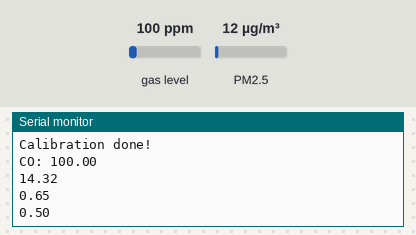
Simulated run of this sketch. Board: ESP32. Shown: the last lines printed to the serial monitor. The test bench sets the inputs (shaded band); at power-on: gas level 100 ppm, PM2.5 12 µg/m³. WiFi joins after 1.5 s; servers stay silent unless stated; random numbers use the default seed unless the sketch sets one.

Above: at 2.8 s.
2.9 s: gas level set to 20 ppm
4.4 s: PM2.5 set to 6 µg/m³
At 5.8 s:
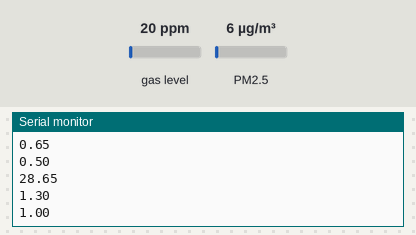
5.9 s: gas level set to 250 ppm
7.4 s: PM2.5 set to 75 µg/m³
At 9.6 s:
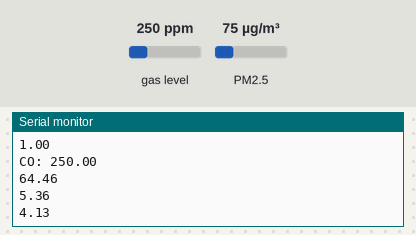
Timing chart, 0 to 9.9 s (numbered marks = the images above; inputs shaded):
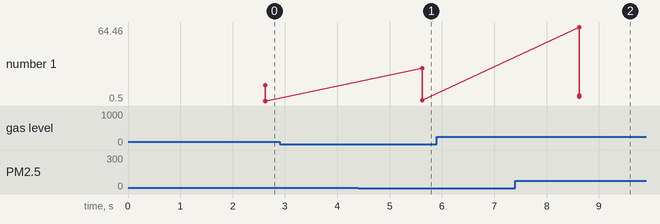

Measured:
- after the input at 7.4 s, the serial monitor: prints a new line after 1.2 s (image 2)
- plotted number 1: 1 → 4.13 after the input at 7.4 s

The sketch:

code.ino
```cpp
#include "MQ7.h"
#include <SPI.h>
#include <WiFi.h>
#include "esp32-hal-adc.h"  // needed for adc pin reset
#include "soc/sens_reg.h"   // needed for adc pin reset
#include <WiFi.h>
#include <WebServer.h>
#include <ArduinoJson.h>
#include <ESPmDNS.h>
#define ESP32

#include "SDS011.h"

#define max(a, b) (a) > (b) ? (a) : (b)
#define rxPin 16
#define txPin 17
SDS011 nova_sds;

uint64_t reg_b;
#define CO_PIN 35
#define VOLTAGE 5

String ssid = "realme C35";
String password = "Ram@3213";

#define numReadingsPM10 24
#define numReadingsPM25 24
#define numReadingsCO 8

// init MQ7 device
MQ7 mq7(CO_PIN, VOLTAGE);

WebServer server(80);

float ConcentrationINmgm3;
float readingsPM10[numReadingsPM10];  // the readings from the analog input
int readIndexPM10 = 0;                // the index of the current reading
float totalPM10 = 0;                  // the running total
float averagePM10 = 0;                // the average
float readingsPM25[numReadingsPM25];  // the readings from the analog input
int readIndexPM25 = 0;                // the index of the current reading
float totalPM25 = 0;                  // the running total
float averagePM25 = 0;                // the average
float readingsCO[numReadingsCO];      // the readings from the analog input
int readIndexCO = 0;                  // the index of the current reading
float totalCO = 0;                    // the running total
float averageCO = 0;                  // the average

extern const String html;
extern const String change_mode_html;

unsigned long previousMillis = 0;
unsigned int get_read = 1;
unsigned long avg_interval = 2500;  // get average every 5 seconds

IPAddress serverIP;  // to store the Ip address
IPAddress station_serverIP;  // to store the Ip address
static bool isStationMode = false;
const String correctPassword = "YDuthi'25";

const char *Station_SSID = "yourAP";
const char *station_password = "yourPassword";

int error, AQI;
float p10, p25, MQ7ppm;  // to temporarily store values from sds

void handleNotFound() {
  String message = "File Not Found\n\n";
  message += "URI: ";
  message += server.uri();
  message += "\nMethod: ";
  message += (server.method() == HTTP_GET) ? "GET" : "POST";
  message += "\nArguments: ";
  message += server.args();
  message += "\n";
  for (uint8_t i = 0; i < server.args(); i++) {
    message += " " + server.argName(i) + ": " + server.arg(i) + "\n";
  }
  server.send(404, "text/plain", message);
}

bool setUpWifiAccessPointMode() {
  // starting wifi
  WiFi.disconnect(true);
  WiFi.mode(WIFI_AP_STA);

  WiFi.begin(ssid, password);
  Serial.println("\nConnecting to WiFi Network ..");
  Serial.println(ssid);
  Serial.println(password);

  unsigned long lpreviousMillis = millis();
  unsigned long lcurrentMillis;
  while (WiFi.status() != WL_CONNECTED) {
    Serial.print(".");
    lcurrentMillis = millis();
    if (lcurrentMillis - lpreviousMillis >= 10000) {
      return false;
    }
    delay(100);
  }

  Serial.println("\nConnected to the WiFi network");
  Serial.print("Local ESP32 IP: ");

  serverIP = WiFi.localIP();
  Serial.println(serverIP);

  startServer();
  return true;
  // if (MDNS.begin("esp32")) {
  //   Serial.println("MDNS responder started");
  // }
}

bool setUpWifiStationMode() {
  Serial.println();
  Serial.println("Configuring access point...");

  // You can remove the password parameter if you want the AP to be open.
  // a valid password must have more than 7 characters


  if (!WiFi.softAP(Station_SSID, station_password)) {
    log_e("Soft AP creation failed.");
    Serial.println("Soft AP creation Failed...");
    setUpWifiAccessPointMode();
    Serial.println("Returning from here...");
    return false;
  }

  station_serverIP = WiFi.softAPIP();
  Serial.print("AP IP address: ");
  Serial.println(station_serverIP);

  return true;
}

void startServer() {
  server.on("/change", []() {
    String to_send = change_mode_html;
    to_send.replace("##IP##", serverIP.toString());
    to_send.replace("##SSID##", ssid);
    to_send.replace("##PASSWORD##", password);
    server.send(200, "text/html", to_send);
  });

  server.on("/admin/change_creds", HTTP_POST, []() {
    if (server.hasArg("plain") == false) {
      server.send(400, "application/json", "{\"success\":false, \"message\":\"Invalid Request\"}");
      return;
    }

    String body = server.arg("plain");
    DynamicJsonDocument doc(256);
    DeserializationError error = deserializeJson(doc, body);

    if (error) {
      server.send(400, "application/json", "{\"success\":false, \"message\":\"Invalid JSON\"}");
      return;
    }

    String receivedPassword = doc["password"];
    String receivedSSID = doc["ssid"];
    String receivedAdmin = doc["admin"];

    if (receivedAdmin != correctPassword) {
      server.send(403, "application/json", "{\"success\":false, \"message\":\"Incorrect Admin Password\"}");
      return;
    }


    DynamicJsonDocument response(256);
    response["success"] = true;

    String prev_ssid = ssid;
    String prev_password = password;
    ssid = receivedSSID;
    password = receivedPassword;

    if (!setUpWifiAccessPointMode()) {
      response["success"] = false;
    }
    if (response["success"]) {
      response["ip"] = serverIP.toString();
    } else {
      ssid = prev_ssid;
      password = prev_password;
      if (!setUpWifiAccessPointMode()) {
        response["message"] = "Connection Timeout. Unable to connect to previous ssid. Status: Not connected.";
      } else {
        response["message"] = "Connection Timeout. Fallback to previous ssid. Status: Connected.";
      }
    }
    response["ssid"] = ssid;
    response["password"] = password;

    String responseString;
    serializeJson(response, responseString);
    server.send(200, "application/json", responseString);
  });


  server.on("/read", []() {
    String json = "{";
    // json += "\"AQI\": " + String(AQI) + ",";
    json += "\"PM2.5\": " + String(averagePM25) + ",";
    json += "\"PM10\": " + String(averagePM10) + ",";
    json += "\"CO\": " + String(averageCO);
    json += "}";

    server.sendHeader("Access-Control-Allow-Origin", "*");
    server.send(200, "application/json", json);
  });

  server.on("/", []() {
    server.send(200, "text/html", html);
  });


  server.onNotFound(handleNotFound);

  server.begin();
  Serial.println("HTTP server started");
}

// int lower[8] = {0, 51, 101, 201, 301,401, 501, 1001};
// float concl_p10[8] = {0, 51,101,251,351,431,605, 1005};
// float concl_p25[8] = {0, 31,61,91,121,251,501, 605};
// float concl_co[8] = {0, 1.1,2.1,10.1,17.1,34,51, 61};

/**

NOTE : This function is not used in the sensor because of its high cost.
Once we know the average umg/m3 values . Then we don't need to calculate AQI here only ..
It can be calculated on the client's end.
Hence weights required by this functions are also commented.

**/
// int get_subindex(float* conc, float curr) {
//   int index = 0;
//   while (index < 7) {
//     if (curr < conc[index]) {
//       index --;
//       break;
//     }
//     index ++;
//   }
//   float denominator = (conc[index + 1] - conc[index]);
//   int conc_diff = lower[index + 1] - lower[index];
//   float extra = ( (curr - conc[index]) * conc_diff ) / denominator;
//   return (int)(lower[index] + extra);
// }

void getReadings() {
  MQ7ppm = max((mq7.readPpm() ), 0);
  Serial.print("CO: ");
  Serial.println(MQ7ppm);


  // reading values from sds sensor
  error = nova_sds.read(&p25, &p10);

  if (!error) {
  } else {
    Serial.println("Error in reading Nova Sensor:  " + String(error));
  }
}

void calculateAverage() {

  ConcentrationINmgm3 = MQ7ppm * (1.146);  // converting PPM to mg/m3. Ideal temperature and pressure must also be included in calculation but we are not reading temperature and pressure for now.

  // calculating average PM10 using circular history
  totalPM10 = totalPM10 - readingsPM10[readIndexPM10];  // removing previous reading from total
  readingsPM10[readIndexPM10] = p10;
  totalPM10 = totalPM10 + readingsPM10[readIndexPM10];  // adding new reading from total
  readIndexPM10 = readIndexPM10 + 1;
  if (readIndexPM10 >= numReadingsPM10) {
    readIndexPM10 = 0;
  }

  averagePM10 = totalPM10 / numReadingsPM10;

  // calculating average PM25
  totalPM25 = totalPM25 - readingsPM25[readIndexPM25];  // removing previous reading from total
  readingsPM25[readIndexPM25] = p25;
  totalPM25 = totalPM25 + readingsPM25[readIndexPM25];  // adding new reading from total
  readIndexPM25 = readIndexPM25 + 1;
  if (readIndexPM25 >= numReadingsPM25) {
    readIndexPM25 = 0;
  }
  averagePM25 = totalPM25 / numReadingsPM25;

  // average CO concentration
  totalCO = totalCO - readingsCO[readIndexCO];  // removing previous reading from total
  readingsCO[readIndexCO] = ConcentrationINmgm3;
  totalCO = totalCO + readingsCO[readIndexCO];  // adding new reading from total
  readIndexCO = readIndexCO + 1;
  if (readIndexCO >= numReadingsCO) {
    readIndexCO = 0;
  }
  averageCO = totalCO / numReadingsCO;

  Serial.println(averageCO);
  Serial.println(averagePM10);
  Serial.println(averagePM25);
}

void setup() {
  nova_sds.begin(rxPin, txPin);
  Serial.begin(9600);
  while (!Serial) {
    ;  // wait for serial connection
  }

  Serial.println("");  // blank new line

  WiFi.mode(WIFI_AP_STA);
  setUpWifiAccessPointMode();
  setUpWifiStationMode();

  Serial.println("Calibrating MQ7");

  mq7.calibrate();  // calculates R0

  Serial.println("Calibration done!");
}

void loop() {
  server.handleClient();
  unsigned long currentMillis = millis();

  // read after atleast "interval" millisecs
  if ((unsigned long)(currentMillis - previousMillis) >= avg_interval) {
    previousMillis = currentMillis;
    if (get_read == 1) {
      getReadings();
      get_read = 0;
    } else {
      get_read = 1;
    }
    calculateAverage();
  }

  delay(1000);
}
```

Source omitted: server_html.ino (20029 bytes)
